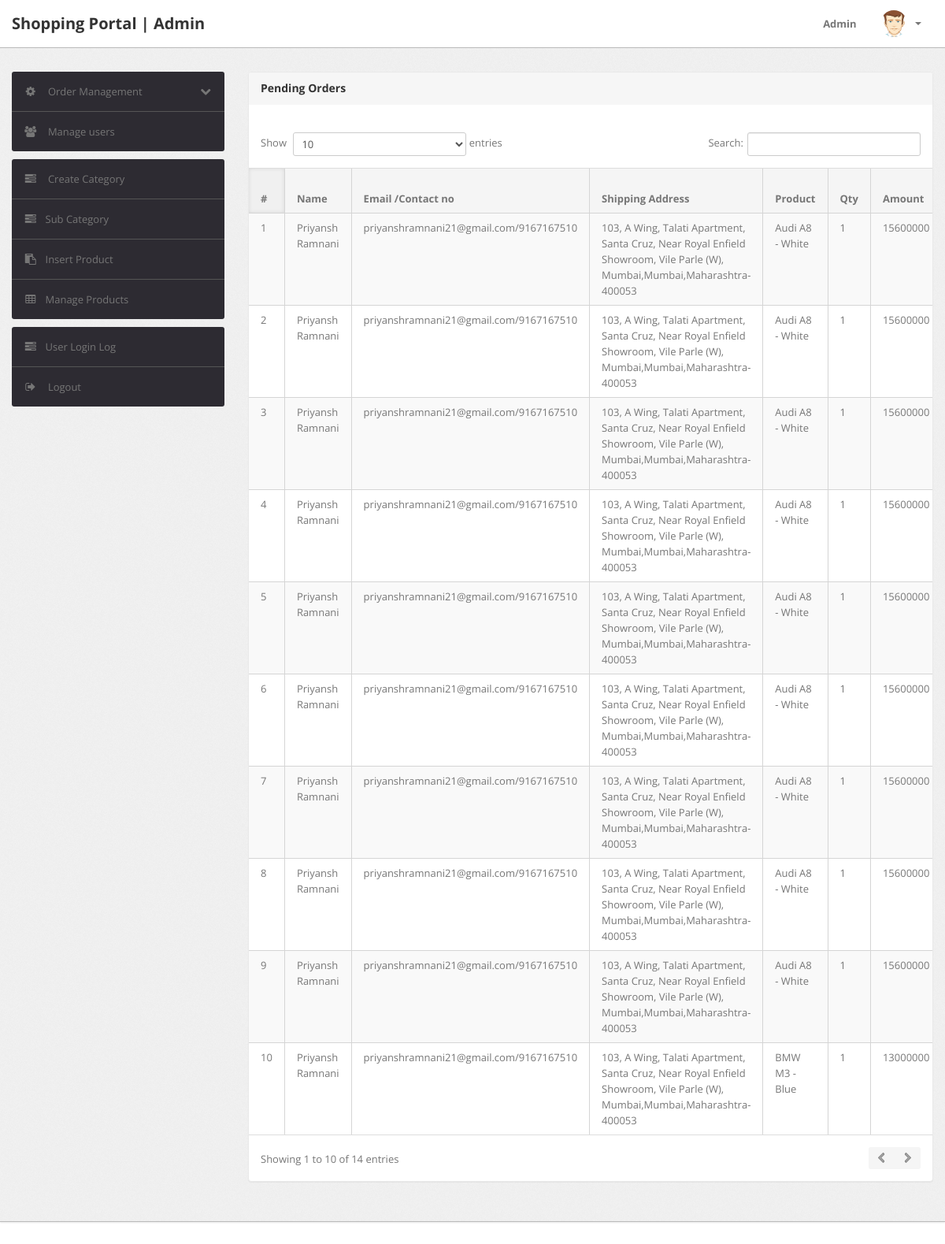
/admin/pending-orders.php (signed in), run on the app's committed database.
### tables this page shows
CREATE TABLE `orders` (
  `id` int(11) NOT NULL,
  `userId` int(11) DEFAULT NULL,
  `productId` varchar(255) DEFAULT NULL,
  `quantity` int(11) DEFAULT NULL,
  `orderDate` timestamp NOT NULL DEFAULT CURRENT_TIMESTAMP,
  `paymentMethod` varchar(50) DEFAULT NULL,
  `orderStatus` varchar(55) DEFAULT NULL
);

CREATE TABLE `users` (
  `id` int(11) NOT NULL,
  `name` varchar(255) DEFAULT NULL,
  `email` varchar(255) DEFAULT NULL,
  `contactno` bigint(11) DEFAULT NULL,
  `password` varchar(255) DEFAULT NULL,
  `shippingAddress` longtext,
  `shippingState` varchar(255) DEFAULT NULL,
  `shippingCity` varchar(255) DEFAULT NULL,
  `shippingPincode` int(11) DEFAULT NULL,
  `billingAddress` longtext,
  `billingState` varchar(255) DEFAULT NULL,
  `billingCity` varchar(255) DEFAULT NULL,
  `billingPincode` int(11) DEFAULT NULL,
  `regDate` timestamp NOT NULL DEFAULT CURRENT_TIMESTAMP,
  `updationDate` varchar(255) DEFAULT NULL
);

CREATE TABLE `products` (
  `id` int(11) NOT NULL,
  `category` int(11) NOT NULL,
  `subCategory` int(11) DEFAULT NULL,
  `productName` varchar(255) DEFAULT NULL,
  `productCompany` varchar(255) DEFAULT NULL,
  `productPrice` int(11) DEFAULT NULL,
  `productPriceBeforeDiscount` int(11) DEFAULT NULL,
  `productDescription` longtext,
  `productImage1` varchar(255) DEFAULT NULL,
  `productImage2` varchar(255) DEFAULT NULL,
  `productImage3` varchar(255) DEFAULT NULL,
  `shippingCharge` int(11) DEFAULT NULL,
  `productAvailability` varchar(255) DEFAULT NULL,
  `postingDate` timestamp NULL DEFAULT CURRENT_TIMESTAMP,
  `updationDate` varchar(255) DEFAULT NULL
);

### admin/pending-orders.php (the view, shortened to what this page needs)
<?php
include('include/config.php');
if(strlen($_SESSION['alogin'])==0)
	{
header('location:index.php');
}
else{
?>
<!DOCTYPE html>
<html lang="en">
<head>
	<link type="text/css" href="bootstrap/css/bootstrap.min.css" rel="stylesheet">
	<link type="text/css" href="bootstrap/css/bootstrap-responsive.min.css" rel="stylesheet">
	<link type="text/css" href="css/theme.css" rel="stylesheet">
	<link type="text/css" href="images/icons/css/font-awesome.css" rel="stylesheet">
</head>
<body>
<?php include('include/header.php');?>
	<div class="wrapper">
		<div class="container">
			<div class="row">
<?php include('include/sidebar.php');?>
			<div class="span9">
					<div class="content">
	<div class="module">
							<div class="module-head">
								<h3>Pending Orders</h3>
							</div>
							<div class="module-body table">
									<br />
								<table cellpadding="0" cellspacing="0" border="0" class="datatable-1 table table-bordered table-striped	 display table-responsive" >
									<thead>
										<tr>
											<th>#</th>
											<th> Name</th>
											<th width="50">Email /Contact no</th>
											<th>Shipping Address</th>
											<th>Product </th>
											<th>Qty </th>
											<th>Amount </th>
										</tr>
									</thead>
<tbody>
<?php
$status='Delivered';
$query=mysqli_query($con,"select users.name as username,users.email as useremail,users.contactno as usercontact,users.shippingAddress as shippingaddress,users.shippingCity as shippingcity,users.shippingState as shippingstate,users.shippingPincode as shippingpincode,products.productName as productname,products.shippingCharge as shippingcharge,orders.quantity as quantity,orders.orderDate as orderdate,products.productPrice as productprice,orders.id as id  from orders join users on  orders.userId=users.id join products on products.id=orders.productId where orders.	orderStatus!='$status' or orders.orderStatus is null");
$cnt=1;
while($row=mysqli_fetch_array($query))
{
?>
										<tr>
											<td><?php echo htmlentities($cnt);?></td>
											<td><?php echo htmlentities($row['username']);?></td>
<td><?php echo htmlentities($row['useremail']);?>/<?php echo htmlentities($row['usercontact']);?></td>
<td><?php echo htmlentities($row['shippingaddress'].",".$row['shippingcity'].",".$row['shippingstate']."-".$row['shippingpincode']);?></td>
											<td><?php echo htmlentities($row['productname']);?></td>
											<td><?php echo htmlentities($row['quantity']);?></td>
											<td><?php echo htmlentities($row['quantity']*$row['productprice']+$row['shippingcharge']);?></td>
											</tr>
										<?php $cnt=$cnt+1; } ?>
										</tbody>
								</table>
							</div>
						</div>
					</div>
				</div>
			</div>
		</div>
	</div>
<?php include('include/footer.php');?>
</body>
<?php } ?>

### admin/css/theme.css (style rules this page uses)
body { font-size: 13px; font-family: 'Open Sans', Arial, sans-serif; background: #fff; color: #777 }
h1, h2, h3, h4, h5, h6 { color: #333; margin-top: 0 }
h3 { font-size: 20px }
.wrapper { background: url(../images/bg.png) #eee; border-bottom: 1px solid #bbb; -webkit-box-shadow: 0 1px 2px rgba(0,0,0,0.1); -moz-box-shadow: 0 1px 2px rgba(0,0,0,0.1); box-shadow: 0 1px 2px rgba(0,0,0,0.1); padding: 30px 0 }
.module { background: #fff; -webkit-border-radius: 3px; -moz-border-radius: 3px; border-radius: 3px; border: 1px solid #ccc; border-bottom-color: #bbb; -webkit-box-shadow: 0 0 1px rgba(0,0,0,0.2); -moz-box-shadow: 0 0 1px rgba(0,0,0,0.2); box-shadow: 0 0 1px rgba(0,0,0,0.2); margin-bottom: 30px }
.table { margin-bottom: 0 }
.table th, .table td { border-color: #d5d5d5!important }
.table-bordered thead:first-child tr:first-child>th:first-child, .table-bordered tbody:first-child tr:first-child>td:first-child { -webkit-border-top-left-radius: 2px; -moz-border-radius-topleft: 2px; border-top-left-radius: 2px }
.table-bordered thead:last-child tr:last-child>th:first-child, .table-bordered tbody:last-child tr:last-child>td:first-child, .table-bordered tfoot:last-child tr:last-child>td:first-child { -webkit-border-bottom-left-radius: 2px; -moz-border-radius-bottomleft: 2px; border-bottom-left-radius: 2px }
.module { box-shadow: 0 0 3px rgba(0,0,0,.1); border-color: #e9e9e9; margin-bottom: 20px; background-color: #fff; border-radius: 4px; -webkit-box-shadow: 0 1px 1px rgba(0,0,0,.05); box-shadow: 0 1px 1px rgba(0,0,0,.05); }
.module-head { color: #767676; background-color: #f6f6f6; border-color: #e9e9e9; padding: 10px 15px; border-bottom: 1px solid transparent; border-top-right-radius: 3px; border-top-left-radius: 3px; }
.module-head h3 { font-size: 14px; line-height: 20px; height: 20px; margin: 0 }
.module-body { padding: 15px }
.module-body.table { padding: 15px 0 }
.module-body.table .table th, .module-body.table .table td { padding-left: 15px; padding-right: 15px }
.dataTables_wrapper table th { background: #f5f5f5; cursor: pointer }
.dataTables_wrapper table th.sorting_asc, .dataTables_wrapper table th.sorting_desc { background: #f0f0f0; -webkit-box-shadow: 0 0 5px rgba(0,0,0,0.1) inset; -moz-box-shadow: 0 0 5px rgba(0,0,0,0.1) inset; box-shadow: 0 0 5px rgba(0,0,0,0.1) inset }
.dataTables_wrapper .table-bordered { -webkit-border-radius: 0; -moz-border-radius: 0; border-radius: 0; border-left: 0; border-right: 0 }
.dataTables_wrapper .table-bordered thead tr>th:first-child, .dataTables_wrapper .table-bordered tbody tr>td:first-child, .dataTables_wrapper .table-bordered tfoot tr>td:first-child, .dataTables_wrapper .table-bordered tfoot tr>th:first-child { border-left: 0 }
.dataTables_wrapper .table-bordered thead:first-child tr:first-child>th:first-child, .dataTables_wrapper .table-bordered tbody:first-child tr:first-child>td:first-child { -webkit-border-top-left-radius: 0; -moz-border-radius-topleft: 0; border-top-left-radius: 0 }
.dataTables_wrapper .table-bordered thead:last-child tr:last-child>th:first-child, .dataTables_wrapper .table-bordered tbody:last-child tr:last-child>td:first-child, .dataTables_wrapper .table-bordered tfoot:last-child tr:last-child>td:first-child { -webkit-border-bottom-left-radius: 0; -moz-border-radius-bottomleft: 0; border-bottom-left-radius: 0 }

### data on the page
orders: userId.name "Priyansh Ramnani", userId.email "priyanshramnani21@gmail.com", userId.contactno "9167167510", userId.shippingPincode "103, A Wing, Talati Apartment, Santa Cruz, Near Royal Enfield Showroom, Vile Parle (W), Mumbai,Mumbai,Maharashtra-400053", productId.productName "Audi A8 - White", quantity "1", $row['quantity']*$row['productprice']+$row['shippingcharge'] "15600000"
orders: userId.name "Priyansh Ramnani", userId.email "priyanshramnani21@gmail.com", userId.contactno "9167167510", userId.shippingPincode "103, A Wing, Talati Apartment, Santa Cruz, Near Royal Enfield Showroom, Vile Parle (W), Mumbai,Mumbai,Maharashtra-400053", productId.productName "Audi A8 - White", quantity "1", $row['quantity']*$row['productprice']+$row['shippingcharge'] "15600000"
orders: userId.name "Priyansh Ramnani", userId.email "priyanshramnani21@gmail.com", userId.contactno "9167167510", userId.shippingPincode "103, A Wing, Talati Apartment, Santa Cruz, Near Royal Enfield Showroom, Vile Parle (W), Mumbai,Mumbai,Maharashtra-400053", productId.productName "Audi A8 - White", quantity "1", $row['quantity']*$row['productprice']+$row['shippingcharge'] "15600000"
orders: userId.name "Priyansh Ramnani", userId.email "priyanshramnani21@gmail.com", userId.contactno "9167167510", userId.shippingPincode "103, A Wing, Talati Apartment, Santa Cruz, Near Royal Enfield Showroom, Vile Parle (W), Mumbai,Mumbai,Maharashtra-400053", productId.productName "Audi A8 - White", quantity "1", $row['quantity']*$row['productprice']+$row['shippingcharge'] "15600000"
orders: userId.name "Priyansh Ramnani", userId.email "priyanshramnani21@gmail.com", userId.contactno "9167167510", userId.shippingPincode "103, A Wing, Talati Apartment, Santa Cruz, Near Royal Enfield Showroom, Vile Parle (W), Mumbai,Mumbai,Maharashtra-400053", productId.productName "Audi A8 - White", quantity "1", $row['quantity']*$row['productprice']+$row['shippingcharge'] "15600000"
orders: userId.name "Priyansh Ramnani", userId.email "priyanshramnani21@gmail.com", userId.contactno "9167167510", userId.shippingPincode "103, A Wing, Talati Apartment, Santa Cruz, Near Royal Enfield Showroom, Vile Parle (W), Mumbai,Mumbai,Maharashtra-400053", productId.productName "Audi A8 - White", quantity "1", $row['quantity']*$row['productprice']+$row['shippingcharge'] "15600000"
orders: userId.name "Priyansh Ramnani", userId.email "priyanshramnani21@gmail.com", userId.contactno "9167167510", userId.shippingPincode "103, A Wing, Talati Apartment, Santa Cruz, Near Royal Enfield Showroom, Vile Parle (W), Mumbai,Mumbai,Maharashtra-400053", productId.productName "Audi A8 - White", quantity "1", $row['quantity']*$row['productprice']+$row['shippingcharge'] "15600000"
orders: userId.name "Priyansh Ramnani", userId.email "priyanshramnani21@gmail.com", userId.contactno "9167167510", userId.shippingPincode "103, A Wing, Talati Apartment, Santa Cruz, Near Royal Enfield Showroom, Vile Parle (W), Mumbai,Mumbai,Maharashtra-400053", productId.productName "Audi A8 - White", quantity "1", $row['quantity']*$row['productprice']+$row['shippingcharge'] "15600000"
orders: userId.name "Priyansh Ramnani", userId.email "priyanshramnani21@gmail.com", userId.contactno "9167167510", userId.shippingPincode "103, A Wing, Talati Apartment, Santa Cruz, Near Royal Enfield Showroom, Vile Parle (W), Mumbai,Mumbai,Maharashtra-400053", productId.productName "Audi A8 - White", quantity "1", $row['quantity']*$row['productprice']+$row['shippingcharge'] "15600000"
orders: userId.name "Priyansh Ramnani", userId.email "priyanshramnani21@gmail.com", userId.contactno "9167167510", userId.shippingPincode "103, A Wing, Talati Apartment, Santa Cruz, Near Royal Enfield Showroom, Vile Parle (W), Mumbai,Mumbai,Maharashtra-400053", productId.productName "BMW M3 - Blue", quantity "1", $row['quantity']*$row['productprice']+$row['shippingcharge'] "13000000"
